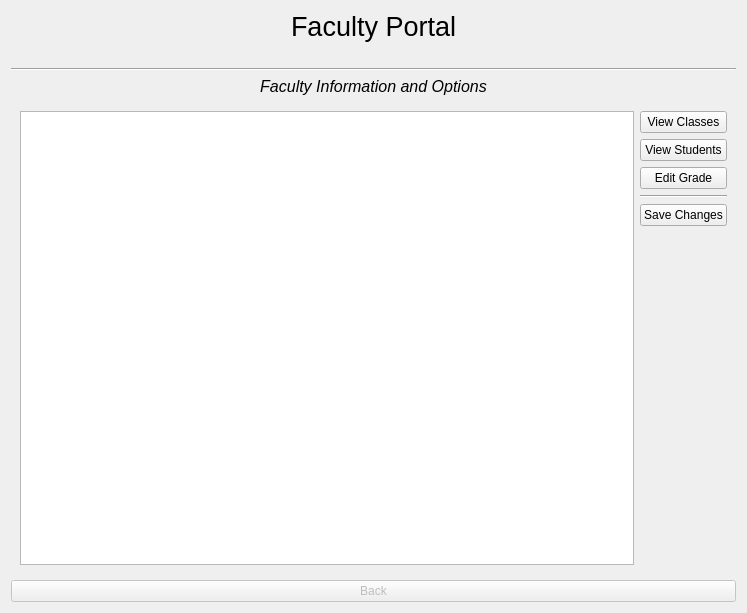
<?xml version="1.0" encoding="UTF-8"?>
<ui version="4.0">
 <class>facultyView</class>
 <widget class="QWidget" name="facultyView">
  <property name="geometry">
   <rect>
    <x>0</x>
    <y>0</y>
    <width>747</width>
    <height>613</height>
   </rect>
  </property>
  <property name="windowTitle">
   <string>Form</string>
  </property>
  <layout class="QVBoxLayout" name="verticalLayout_2">
   <item>
    <layout class="QVBoxLayout" name="MainLayout">
     <item>
      <layout class="QVBoxLayout" name="verticalLayout_4"/>
     </item>
     <item>
      <widget class="QLabel" name="welcomeLabel">
       <property name="font">
        <font>
         <pointsize>20</pointsize>
        </font>
       </property>
       <property name="text">
        <string>Faculty Portal</string>
       </property>
       <property name="alignment">
        <set>Qt::AlignCenter</set>
       </property>
      </widget>
     </item>
     <item>
      <widget class="QLabel" name="usernameLabel">
       <property name="text">
        <string/>
       </property>
       <property name="alignment">
        <set>Qt::AlignCenter</set>
       </property>
      </widget>
     </item>
     <item>
      <widget class="Line" name="line_2">
       <property name="orientation">
        <enum>Qt::Horizontal</enum>
       </property>
      </widget>
     </item>
     <item>
      <widget class="QLabel" name="label">
       <property name="font">
        <font>
         <pointsize>12</pointsize>
         <italic>true</italic>
        </font>
       </property>
       <property name="text">
        <string>Faculty Information and Options</string>
       </property>
       <property name="alignment">
        <set>Qt::AlignCenter</set>
       </property>
      </widget>
     </item>
     <item>
      <widget class="QStackedWidget" name="stackedWidget">
       <property name="currentIndex">
        <number>2</number>
       </property>
       <widget class="QWidget" name="mainPage">
        <property name="sizePolicy">
         <sizepolicy hsizetype="Maximum" vsizetype="Maximum">
          <horstretch>0</horstretch>
          <verstretch>0</verstretch>
         </sizepolicy>
        </property>
        <layout class="QVBoxLayout" name="verticalLayout_3">
         <item>
          <layout class="QHBoxLayout" name="horizontalLayout">
           <item>
            <widget class="QLabel" name="studentInfoBrowser">
             <property name="enabled">
              <bool>true</bool>
             </property>
             <property name="sizePolicy">
              <sizepolicy hsizetype="Expanding" vsizetype="Expanding">
               <horstretch>0</horstretch>
               <verstretch>0</verstretch>
              </sizepolicy>
             </property>
             <property name="font">
              <font>
               <pointsize>12</pointsize>
              </font>
             </property>
             <property name="frameShape">
              <enum>QFrame::StyledPanel</enum>
             </property>
             <property name="text">
              <string/>
             </property>
             <property name="alignment">
              <set>Qt::AlignLeading|Qt::AlignLeft|Qt::AlignTop</set>
             </property>
            </widget>
           </item>
           <item>
            <spacer name="horizontalSpacer">
             <property name="orientation">
              <enum>Qt::Horizontal</enum>
             </property>
             <property name="sizeType">
              <enum>QSizePolicy::Maximum</enum>
             </property>
             <property name="sizeHint" stdset="0">
              <size>
               <width>35</width>
               <height>20</height>
              </size>
             </property>
            </spacer>
           </item>
           <item>
            <layout class="QVBoxLayout" name="verticalLayout">
             <property name="spacing">
              <number>15</number>
             </property>
             <item>
              <widget class="QPushButton" name="viewScheduleButton">
               <property name="sizePolicy">
                <sizepolicy hsizetype="Expanding" vsizetype="Expanding">
                 <horstretch>0</horstretch>
                 <verstretch>0</verstretch>
                </sizepolicy>
               </property>
               <property name="text">
                <string>View Current Schedule</string>
               </property>
              </widget>
             </item>
             <item>
              <widget class="QPushButton" name="manageScheduleButton">
               <property name="sizePolicy">
                <sizepolicy hsizetype="Expanding" vsizetype="Expanding">
                 <horstretch>0</horstretch>
                 <verstretch>0</verstretch>
                </sizepolicy>
               </property>
               <property name="text">
                <string>Enter Class Grades</string>
               </property>
              </widget>
             </item>
             <item>
              <widget class="QPushButton" name="viewClassesButton">
               <property name="sizePolicy">
                <sizepolicy hsizetype="Expanding" vsizetype="Expanding">
                 <horstretch>0</horstretch>
                 <verstretch>0</verstretch>
                </sizepolicy>
               </property>
               <property name="text">
                <string>View Available Classes</string>
               </property>
              </widget>
             </item>
             <item>
              <widget class="QPushButton" name="changePasswordButton">
               <property name="sizePolicy">
                <sizepolicy hsizetype="Expanding" vsizetype="Expanding">
                 <horstretch>0</horstretch>
                 <verstretch>0</verstretch>
                </sizepolicy>
               </property>
               <property name="text">
                <string>Change Password</string>
               </property>
              </widget>
             </item>
             <item>
              <widget class="QPushButton" name="logoutButton">
               <property name="sizePolicy">
                <sizepolicy hsizetype="Expanding" vsizetype="Expanding">
                 <horstretch>0</horstretch>
                 <verstretch>0</verstretch>
                </sizepolicy>
               </property>
               <property name="font">
                <font>
                 <weight>75</weight>
                 <bold>true</bold>
                </font>
               </property>
               <property name="text">
                <string>Logout</string>
               </property>
              </widget>
             </item>
            </layout>
           </item>
          </layout>
         </item>
        </layout>
       </widget>
       <widget class="QWidget" name="viewSchedule">
        <property name="sizePolicy">
         <sizepolicy hsizetype="Maximum" vsizetype="Maximum">
          <horstretch>0</horstretch>
          <verstretch>0</verstretch>
         </sizepolicy>
        </property>
        <layout class="QVBoxLayout" name="verticalLayout_7">
         <item>
          <layout class="QVBoxLayout" name="verticalLayout_6">
           <item>
            <spacer name="verticalSpacer_2">
             <property name="orientation">
              <enum>Qt::Vertical</enum>
             </property>
             <property name="sizeHint" stdset="0">
              <size>
               <width>20</width>
               <height>40</height>
              </size>
             </property>
            </spacer>
           </item>
           <item>
            <widget class="QLabel" name="scheduleLabel">
             <property name="font">
              <font>
               <pointsize>12</pointsize>
              </font>
             </property>
             <property name="midLineWidth">
              <number>4</number>
             </property>
             <property name="text">
              <string>Current Student Semester Schedule</string>
             </property>
             <property name="alignment">
              <set>Qt::AlignCenter</set>
             </property>
            </widget>
           </item>
           <item>
            <widget class="QTextEdit" name="semesterScheduleView">
             <property name="enabled">
              <bool>false</bool>
             </property>
             <property name="font">
              <font>
               <pointsize>12</pointsize>
              </font>
             </property>
            </widget>
           </item>
           <item>
            <spacer name="verticalSpacer">
             <property name="orientation">
              <enum>Qt::Vertical</enum>
             </property>
             <property name="sizeHint" stdset="0">
              <size>
               <width>20</width>
               <height>40</height>
              </size>
             </property>
            </spacer>
           </item>
           <item>
            <widget class="Line" name="line">
             <property name="orientation">
              <enum>Qt::Horizontal</enum>
             </property>
            </widget>
           </item>
          </layout>
         </item>
        </layout>
       </widget>
       <widget class="QWidget" name="manageSchedule">
        <layout class="QVBoxLayout" name="verticalLayout_10">
         <item>
          <layout class="QGridLayout" name="gridLayout_2">
           <item row="2" column="1">
            <widget class="QPushButton" name="editGradeButton">
             <property name="text">
              <string>Edit Grade</string>
             </property>
            </widget>
           </item>
           <item row="4" column="1">
            <widget class="QPushButton" name="saveChangesButton">
             <property name="text">
              <string>Save Changes</string>
             </property>
            </widget>
           </item>
           <item row="3" column="1">
            <widget class="Line" name="line_5">
             <property name="orientation">
              <enum>Qt::Horizontal</enum>
             </property>
            </widget>
           </item>
           <item row="1" column="1">
            <widget class="QPushButton" name="viewStudentsButton">
             <property name="sizePolicy">
              <sizepolicy hsizetype="Minimum" vsizetype="Fixed">
               <horstretch>0</horstretch>
               <verstretch>0</verstretch>
              </sizepolicy>
             </property>
             <property name="text">
              <string>View Students</string>
             </property>
            </widget>
           </item>
           <item row="0" column="1">
            <widget class="QPushButton" name="viewCurrentClassesButton">
             <property name="text">
              <string>View Classes</string>
             </property>
            </widget>
           </item>
           <item row="0" column="0" rowspan="6">
            <widget class="QTableView" name="manageClassesView"/>
           </item>
          </layout>
         </item>
        </layout>
       </widget>
       <widget class="QWidget" name="viewClasses">
        <layout class="QVBoxLayout" name="verticalLayout_8">
         <item>
          <layout class="QGridLayout" name="gridLayout">
           <item row="0" column="1">
            <widget class="QComboBox" name="classesSearchBox">
             <property name="sizePolicy">
              <sizepolicy hsizetype="Expanding" vsizetype="Preferred">
               <horstretch>0</horstretch>
               <verstretch>0</verstretch>
              </sizepolicy>
             </property>
             <property name="font">
              <font>
               <pointsize>10</pointsize>
              </font>
             </property>
            </widget>
           </item>
           <item row="0" column="3">
            <widget class="QPushButton" name="searchButton">
             <property name="font">
              <font>
               <pointsize>10</pointsize>
              </font>
             </property>
             <property name="text">
              <string>Submit</string>
             </property>
            </widget>
           </item>
           <item row="2" column="1">
            <spacer name="verticalSpacer_3">
             <property name="orientation">
              <enum>Qt::Vertical</enum>
             </property>
             <property name="sizeType">
              <enum>QSizePolicy::Minimum</enum>
             </property>
             <property name="sizeHint" stdset="0">
              <size>
               <width>20</width>
               <height>40</height>
              </size>
             </property>
            </spacer>
           </item>
           <item row="0" column="0">
            <widget class="QLabel" name="searchLabel">
             <property name="sizePolicy">
              <sizepolicy hsizetype="Minimum" vsizetype="Minimum">
               <horstretch>0</horstretch>
               <verstretch>0</verstretch>
              </sizepolicy>
             </property>
             <property name="font">
              <font>
               <pointsize>10</pointsize>
              </font>
             </property>
             <property name="text">
              <string>Search: </string>
             </property>
             <property name="alignment">
              <set>Qt::AlignCenter</set>
             </property>
            </widget>
           </item>
           <item row="3" column="0" colspan="4">
            <widget class="QTableView" name="classesView"/>
           </item>
           <item row="1" column="0" colspan="4">
            <widget class="Line" name="line_3">
             <property name="orientation">
              <enum>Qt::Horizontal</enum>
             </property>
            </widget>
           </item>
           <item row="0" column="2">
            <widget class="QLineEdit" name="searchClassesInput">
             <property name="sizePolicy">
              <sizepolicy hsizetype="Expanding" vsizetype="Minimum">
               <horstretch>0</horstretch>
               <verstretch>0</verstretch>
              </sizepolicy>
             </property>
             <property name="font">
              <font>
               <pointsize>10</pointsize>
              </font>
             </property>
            </widget>
           </item>
          </layout>
         </item>
        </layout>
       </widget>
       <widget class="QWidget" name="changePassword">
        <layout class="QVBoxLayout" name="verticalLayout_9">
         <item>
          <layout class="QFormLayout" name="formLayout">
           <item row="1" column="0">
            <widget class="QLabel" name="currentPasswordLabel">
             <property name="font">
              <font>
               <pointsize>12</pointsize>
              </font>
             </property>
             <property name="text">
              <string>Current Password: </string>
             </property>
            </widget>
           </item>
           <item row="2" column="0" colspan="2">
            <widget class="Line" name="line_4">
             <property name="orientation">
              <enum>Qt::Horizontal</enum>
             </property>
            </widget>
           </item>
           <item row="3" column="0">
            <widget class="QLabel" name="newPasswordLabel">
             <property name="font">
              <font>
               <pointsize>12</pointsize>
              </font>
             </property>
             <property name="text">
              <string>New Password: </string>
             </property>
            </widget>
           </item>
           <item row="1" column="1">
            <widget class="QLineEdit" name="currentPasswordField">
             <property name="inputMethodHints">
              <set>Qt::ImhHiddenText|Qt::ImhNoAutoUppercase|Qt::ImhNoPredictiveText|Qt::ImhSensitiveData</set>
             </property>
             <property name="echoMode">
              <enum>QLineEdit::Password</enum>
             </property>
            </widget>
           </item>
           <item row="3" column="1">
            <widget class="QLineEdit" name="newPasswordField">
             <property name="inputMethodHints">
              <set>Qt::ImhHiddenText|Qt::ImhNoAutoUppercase|Qt::ImhNoPredictiveText|Qt::ImhSensitiveData</set>
             </property>
             <property name="echoMode">
              <enum>QLineEdit::Password</enum>
             </property>
            </widget>
           </item>
           <item row="4" column="0">
            <widget class="QLabel" name="verifyNewPasswordLabel">
             <property name="font">
              <font>
               <pointsize>12</pointsize>
              </font>
             </property>
             <property name="text">
              <string>Verify New Password: </string>
             </property>
            </widget>
           </item>
           <item row="4" column="1">
            <widget class="QLineEdit" name="verifyNewPasswordField">
             <property name="inputMethodHints">
              <set>Qt::ImhHiddenText|Qt::ImhNoAutoUppercase|Qt::ImhNoPredictiveText|Qt::ImhSensitiveData</set>
             </property>
             <property name="echoMode">
              <enum>QLineEdit::Password</enum>
             </property>
            </widget>
           </item>
           <item row="5" column="1">
            <widget class="QPushButton" name="submitButton">
             <property name="font">
              <font>
               <pointsize>10</pointsize>
              </font>
             </property>
             <property name="text">
              <string>Submit</string>
             </property>
            </widget>
           </item>
           <item row="0" column="1">
            <spacer name="verticalSpacer_4">
             <property name="orientation">
              <enum>Qt::Vertical</enum>
             </property>
             <property name="sizeHint" stdset="0">
              <size>
               <width>0</width>
               <height>150</height>
              </size>
             </property>
            </spacer>
           </item>
           <item row="6" column="0" colspan="2">
            <widget class="QLabel" name="passwordChangeStatusLabel">
             <property name="font">
              <font>
               <pointsize>10</pointsize>
              </font>
             </property>
             <property name="text">
              <string/>
             </property>
             <property name="alignment">
              <set>Qt::AlignCenter</set>
             </property>
            </widget>
           </item>
          </layout>
         </item>
        </layout>
       </widget>
      </widget>
     </item>
     <item>
      <widget class="QPushButton" name="backButton">
       <property name="enabled">
        <bool>false</bool>
       </property>
       <property name="text">
        <string>Back</string>
       </property>
      </widget>
     </item>
    </layout>
   </item>
  </layout>
 </widget>
 <resources/>
 <connections>
  <connection>
   <sender>searchClassesInput</sender>
   <signal>returnPressed()</signal>
   <receiver>searchButton</receiver>
   <slot>click()</slot>
   <hints>
    <hint type="sourcelabel">
     <x>507</x>
     <y>132</y>
    </hint>
    <hint type="destinationlabel">
     <x>692</x>
     <y>132</y>
    </hint>
   </hints>
  </connection>
 </connections>
</ui>
